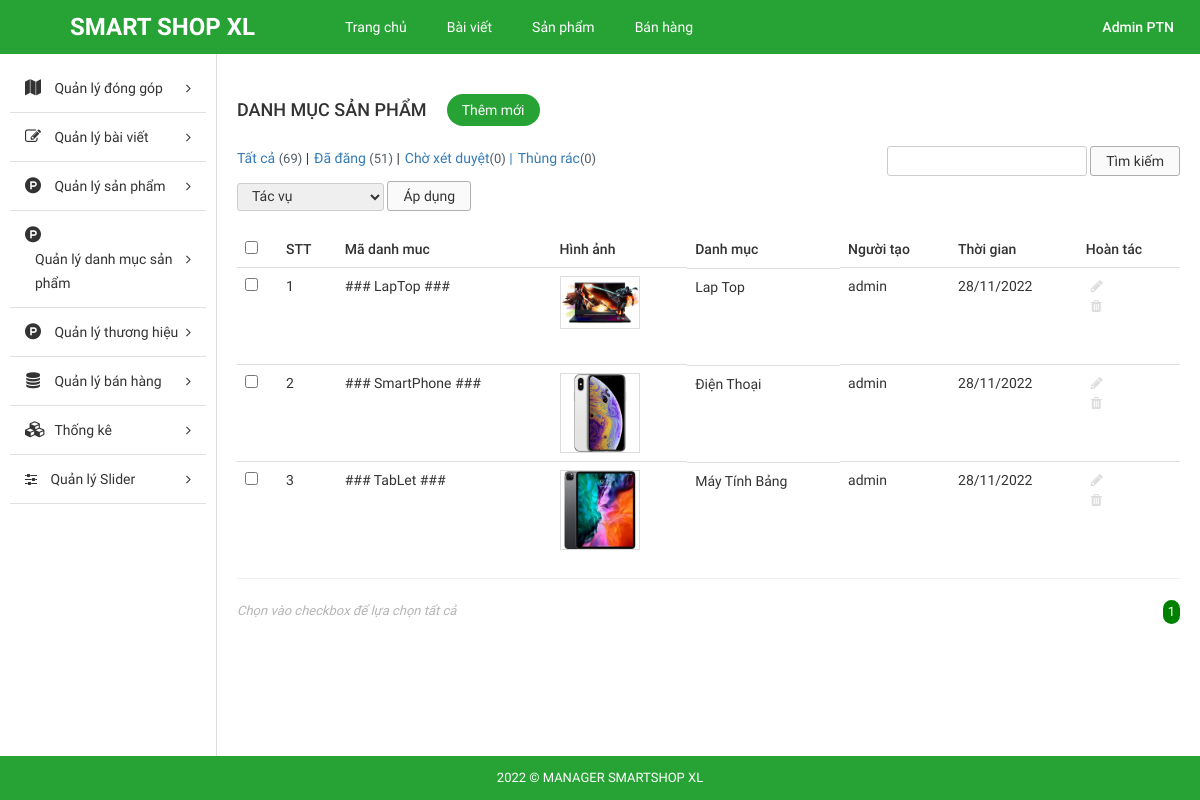
Before: /Source_code/admin/index.php?modules=categorys&controllers=index&action=list (signed in) with the older database file.
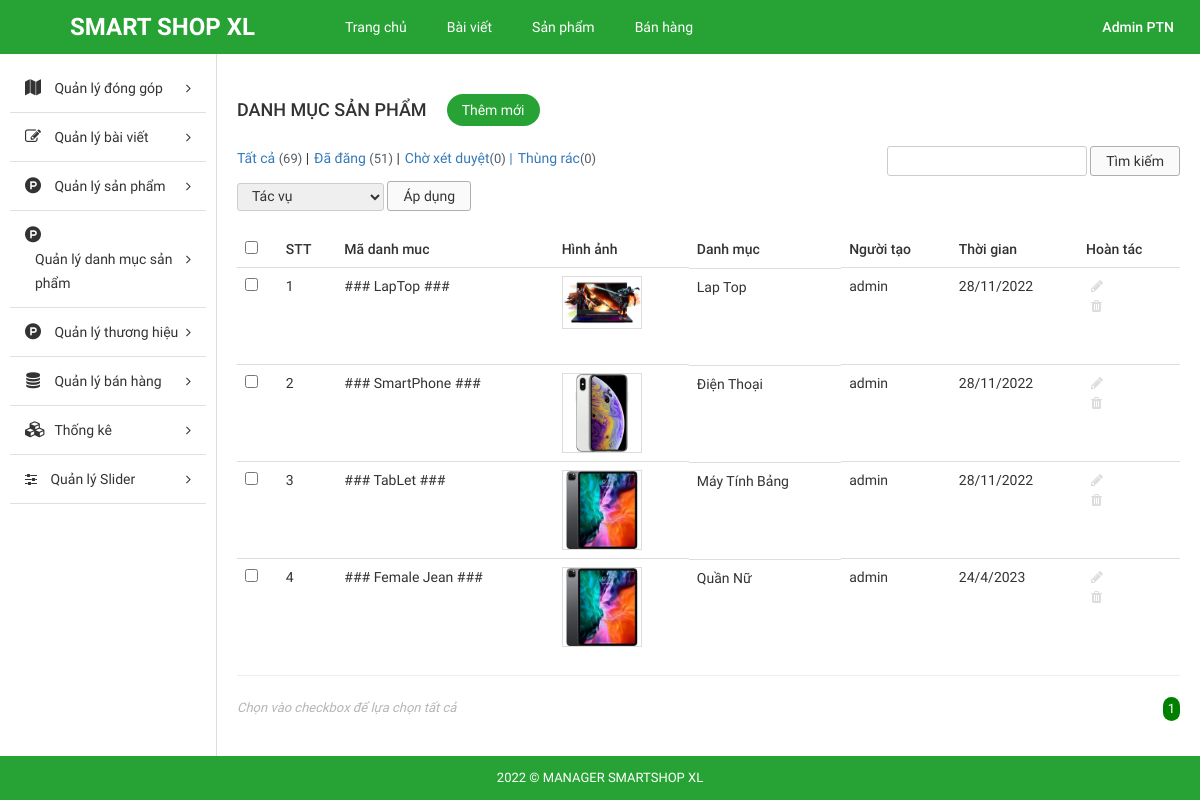
After: the same page with the newer database file.
### tables this page shows
CREATE TABLE `tbl_category` (
  `id` int NOT NULL AUTO_INCREMENT,
  `name` varchar(255) NOT NULL,
  `code` varchar(255) NOT NULL,
  `image` varchar(255) NOT NULL,
  `description` text NOT NULL,
  `create_date` varchar(255) NOT NULL,
  `user` varchar(255) NOT NULL,
  PRIMARY KEY (`id`)
);

### Source_code/admin/libraries/database.php (called while the page is built, shortened)
<?php
function db_query($query_string) {
    global $conn;
    $result = mysqli_query($conn, $query_string);
    return $result;
}
function db_fetch_array($query_string) {
    $result = array();
    $mysqli_result = db_query($query_string);
    while ($row = mysqli_fetch_assoc($mysqli_result)) {
        $result[] = $row;
    }
    return $result;
}

### Source_code/admin/modules/categorys/models/indexModel.php (called while the page is built, shortened)
<?php
function getAll() {
	return db_fetch_array("SELECT * FROM `tbl_category`");
}

### Source_code/admin/modules/categorys/controllers/indexController.php (called while the page is built, shortened)
<?php
function listAction() {
	$data_tmp = getAll();
	if(!empty($_GET['page'])){
		$page = $_GET['page'];
	}else{
		$page =1;
	}
	$numProduct = count($data_tmp);
	$productOnPage = 5;
	$num = ceil($numProduct/$productOnPage);
	$start = ($page - 1) * $productOnPage;
	$res =[];
	for ($i=$start; $i < $start+$productOnPage; $i++) {
		if(isset($data_tmp[$i]))
        $res[] = $data_tmp[$i];
	};
	$data = [$res, $num, $page];
	load_view('list',$data);
}

### Source_code/admin/core/router.php (called while the page is built, shortened)
<?php
$action_name = get_action().'Action';
call_function(array('construct', $action_name));

### Source_code/admin/core/appload.php (called while the page is built, shortened)
<?php
require CONFIGPATH . DIRECTORY_SEPARATOR . 'database.php';
require LIBPATH . DIRECTORY_SEPARATOR . 'database.php';
require COREPATH . DIRECTORY_SEPARATOR . 'base.php';
require COREPATH . DIRECTORY_SEPARATOR . 'router.php';

### Source_code/admin/index.php (called while the page is built, shortened)
<?php
require COREPATH.DIRECTORY_SEPARATOR.'appload.php';

### Source_code/admin/modules/categorys/views/listView.php (the view, shortened to what the rows shown need)
<div id="main-content-wp" class="list-product-page">
    <div class="wrap clearfix">
        <div id="content" class="fl-right">
            <div class="section" id="title-page">
                <div class="clearfix">
                    <h3 id="index" class="fl-left">Danh Mục Sản Phẩm</h3>
                    <a href="?modules=categorys&controllers=index&action=add" title="" id="add-new" class="fl-left">Thêm mới</a>
                </div>
            </div>
            <div class="section" id="detail-page">
                <div class="section-detail">
                    <div class="filter-wp clearfix">
                        <ul class="post-status fl-left">
                            <li class="all"><a href="">Tất cả <span class="count">(69)</span></a> |</li>
                            <li class="publish"><a href="">Đã đăng <span class="count">(51)</span></a> |</li>
                            <li class="pending"><a href="">Chờ xét duyệt<span class="count">(0)</span> |</a></li>
                            <li class="pending"><a href="">Thùng rác<span class="count">(0)</span></a></li>
                        </ul>
                        <form method="GET" class="form-s fl-right">
                            <input type="text" name="s" id="s">
                            <input type="submit" name="sm_s" value="Tìm kiếm">
                        </form>
                    </div>
                    <div class="actions">
                        <form method="GET" action="" class="form-actions">
                            <select name="actions">
                                <option value="0">Tác vụ</option>
                            </select>
                            <input type="submit" name="sm_action" value="Áp dụng">
                        </form>
                    </div>
                    <div class="table-responsive">
                        <table class="table list-table-wp">
                            <thead>
                                <tr>
                                    <td><input type="checkbox" name="checkAll" id="checkAll"></td>
                                    <td><span class="thead-text">STT</span></td>
                                    <td><span class="thead-text">Mã danh muc</span></td>
                                    <td><span class="thead-text">Hình ảnh</span></td>
                                    <td><span class="thead-text">Danh mục</span></td>
                                    <td><span class="thead-text">Người tạo</span></td>
                                    <td><span class="thead-text">Thời gian</span></td>
                                    <td><span class="thead-text">Hoàn tác</span></td>
                                </tr>
                            </thead>
                            <tbody>
                                <?php $i=0; if(!empty($data['0'])) foreach ($data['0'] as $key => $value) { $i++;?>
                                <tr>
                                    <td><input type="checkbox" name="checkItem" class="checkItem"></td>
                                    <td><span class="tbody-text"><?php echo $i; ?></h3></span>
                                    <td><span class="tbody-text"><?php echo $value['code']; ?></h3></span>
                                    <td>
                                        <div class="tbody-thumb">
                                            <img src="<?php echo $value['image']; ?>" alt="">
                                        </div>
                                    </td>
                                    <td class="clearfix">
                                        <div class="tb-title fl-left">
                                            <h3><?php echo $value['name']; ?></h3>
                                        </div>
                                    </td>
                                    <td><span class="tbody-text"><?php echo $value['user']; ?></span></td>
                                    <td><span class="tbody-text"><?php echo $value['create_date']; ?></span></td>
                                    <td>
                                        <ul class="list-operation ">
                                            <li><a href="?modules=categorys&contollers=index&action=edit&id=<?php echo $value['id']; ?>" title="Sửa" class="edit"><i class="fa fa-pencil" aria-hidden="true"></i></a></li>
                                            <li><a href="?modules=categorys&contollers=index&action=delete&id=<?php echo $value['id']; ?>" title="Xóa" class="delete"><i class="fa fa-trash" aria-hidden="true"></i></a></li>
                                        </ul>
                                    </td>
                                </tr>
                                <?php }; ?>
                            </tbody>
                        </table>
                        <hr>
                    </div>
                </div>
            </div>
            <div class="section" id="paging-wp">
                <div class="section-detail clearfix">
                    <p id="desc" class="fl-left">Chọn vào checkbox để lựa chọn tất cả</p>
                    <ul id="list-paging" class="fl-right">
                        <?php for ($i=1; $i <= $data['1'] ; $i++) { ?>
                        <li>
                            <a <?php if($i == $data['2']) echo 'style="background-color: green;color:white; border-radius:300px;"';  ?>  href="?modules=categorys&controllers=index&action=list&page=<?php echo $i; ?>" title=""><?php echo $i; ?></a>
                        </li>
                        <?php }; ?>
                    </ul>
                </div>
            </div>
        </div>
    </div>
</div>

### Source_code/admin/core/base.php (shortened to what the rows shown need)
<?php
function get_module() {
    global $config;
    $module = isset($_GET['modules']) ? $_GET['modules'] : $config['default_module'];
    return $module;
}
function call_function($list_function = array()) {
    if (is_array($list_function)) {
        foreach ($list_function as $f) {
            if (function_exists($f())) {
                $f();
            }
        }
    }
}
function load_view($name, $data_send = array()) {
    $data = $data_send;
    $path = MODULESPATH . DIRECTORY_SEPARATOR . get_module() . DIRECTORY_SEPARATOR . 'views' . DIRECTORY_SEPARATOR . $name . 'View.php';
    if (file_exists($path)) {
        require $path;
    } else {
        echo "Không tìm thấy {$path}";
    }
}
function get_header($name = '') {
    global $data;
    if (empty($name)) {
        $name = 'header';
    } else {
        $name = "header-{$name}";
    }
    $path = LAYOUTPATH . DIRECTORY_SEPARATOR . $name . '.php';
    if (file_exists($path)) {
        if (is_array($data)) {
            foreach ($data as $key => $a) {
                $$key = $a;
            }
        }
        require $path;
    } else {
        echo "Không tìm thấy {$path}";
    }
}
function get_footer($name = '') {
    global $data;
    if (empty($name)) {
        $name = 'footer';
    } else {
        $name = "footer-{$name}";
    }
    $path = LAYOUTPATH . DIRECTORY_SEPARATOR . $name . '.php';
    if (file_exists($path)) {
        if (is_array($data)) {
            foreach ($data as $key => $a) {
                $$key = $a;
            }
        }
        require $path;
    } else {
        echo "Không tìm thấy {$path}";
    }
}
function get_sidebar($name = '') {
    global $data;
    if (empty($name)) {
        $name = 'sidebar';
    } else {
        $name = "sidebar-{$name}";
    }
    $path = LAYOUTPATH . DIRECTORY_SEPARATOR . $name . '.php';
    if (file_exists($path)) {
        if (is_array($data)) {
            foreach ($data as $key => $a) {
                $$key = $a;
            }
        }
        require $path;
    } else {
        echo "Không tìm thấy {$path}";
    }
}
?>

Changed rows visible on the page:
added tbl_category: code "### Female Jean ###", image (picture), name "Quần Nữ", user "admin", create_date "24/4/2023"
